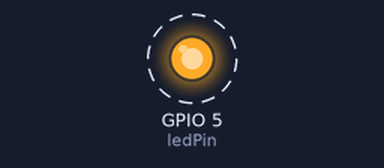
This sketch was run on a simulated ESP32. Shown: output pins drawn as LEDs (lit = HIGH). Dashed ring = blinking. What the sketch prints to the serial monitor is not drawn.

Above: at 0.5 s.
Timing chart, 0 to 4.6 s (numbered marks = the images above):
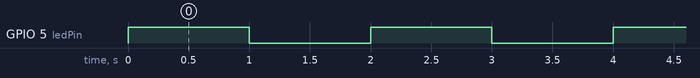

The sketch:

lolin32-blink.ino
```cpp
#ifdef __cplusplus
extern "C" {
#endif
uint8_t temprature_sens_read();
#ifdef __cplusplus
}
#endif
uint8_t temprature_sens_read();

int ledPin = 5;

// the setup function runs once when you press reset or power the board
void setup() {
  // initialize digital pin LED_BUILTIN as an output.
  pinMode(ledPin, OUTPUT);
  Serial.begin(115200);
}

// the loop function runs over and over again forever
void loop() {

  Serial.print("Hall sensor measurement: ");
  Serial.println(hallRead());

  Serial.print("Internal temp measurement: ");
  Serial.println((temprature_sens_read() - 32) / 1.8);

  digitalWrite(ledPin, HIGH);   // turn the LED on (HIGH is the voltage level)
  delay(1000);                       // wait for a second
  digitalWrite(ledPin, LOW);    // turn the LED off by making the voltage LOW
  delay(1000);                       // wait for a second
}
```

Measured:
- by itself, GPIO 5 (ledPin): alternates HIGH for 1.0 s and LOW for 1.0 s
